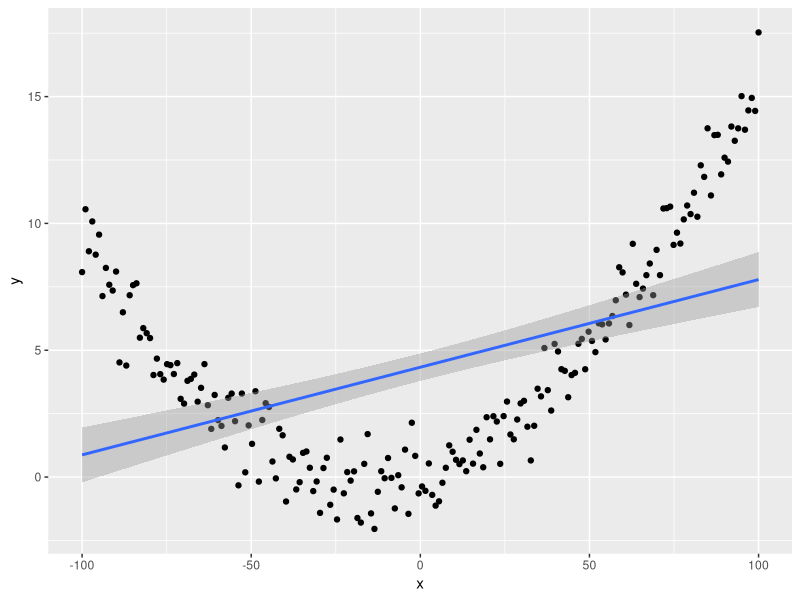
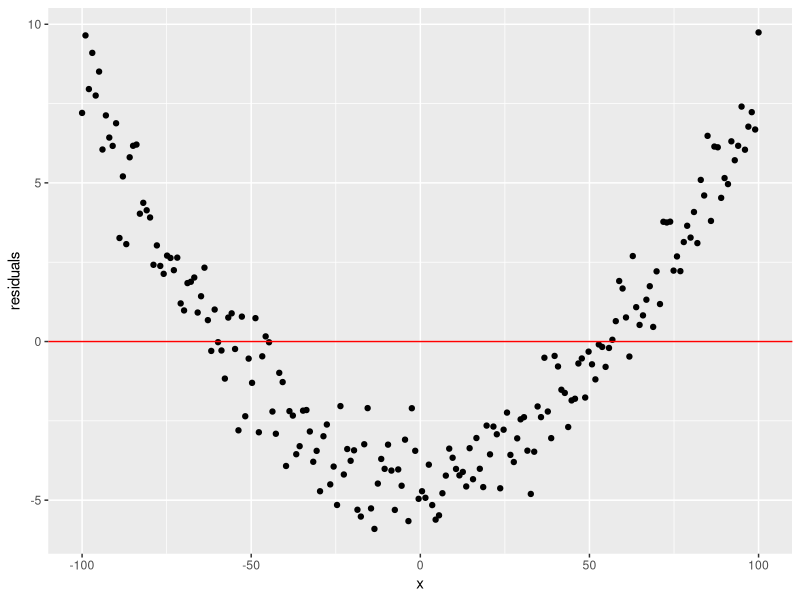
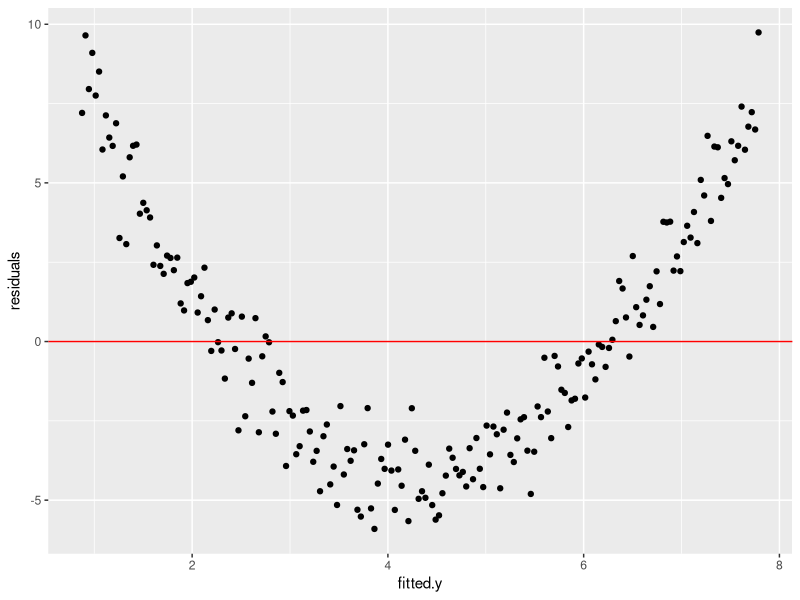
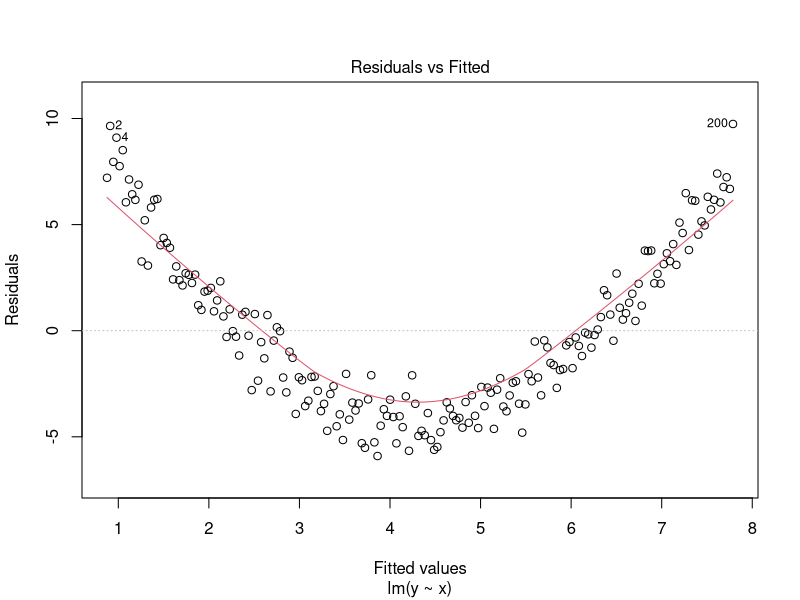
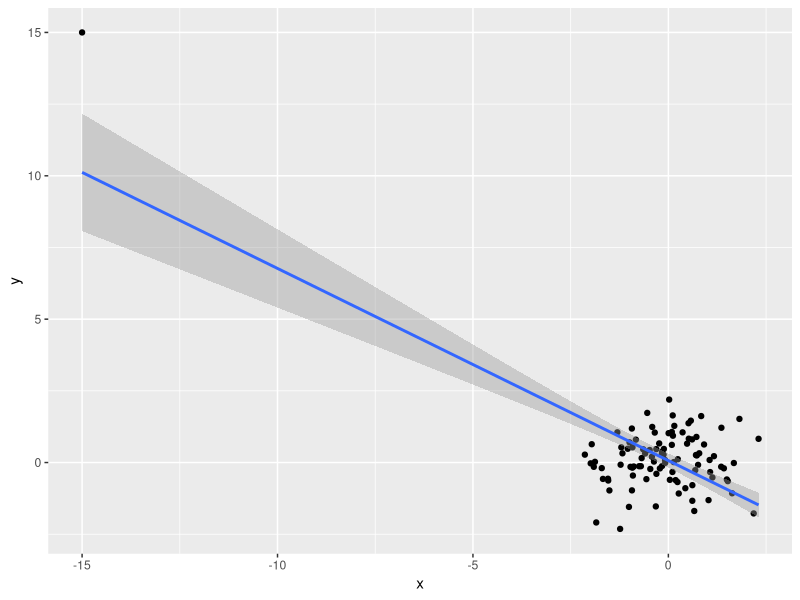
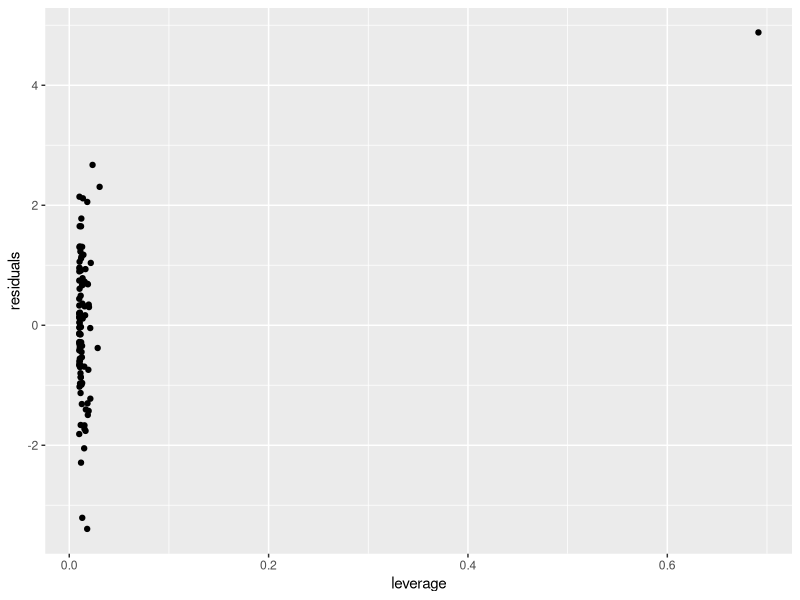
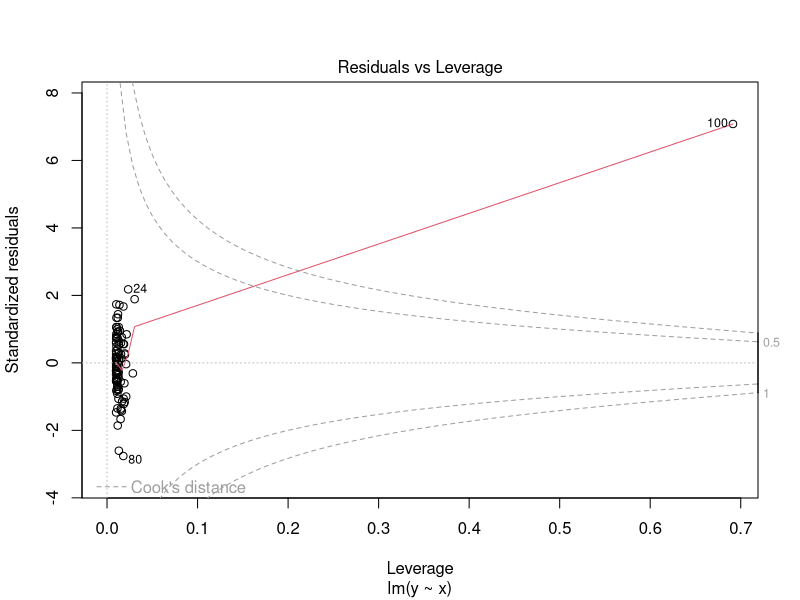
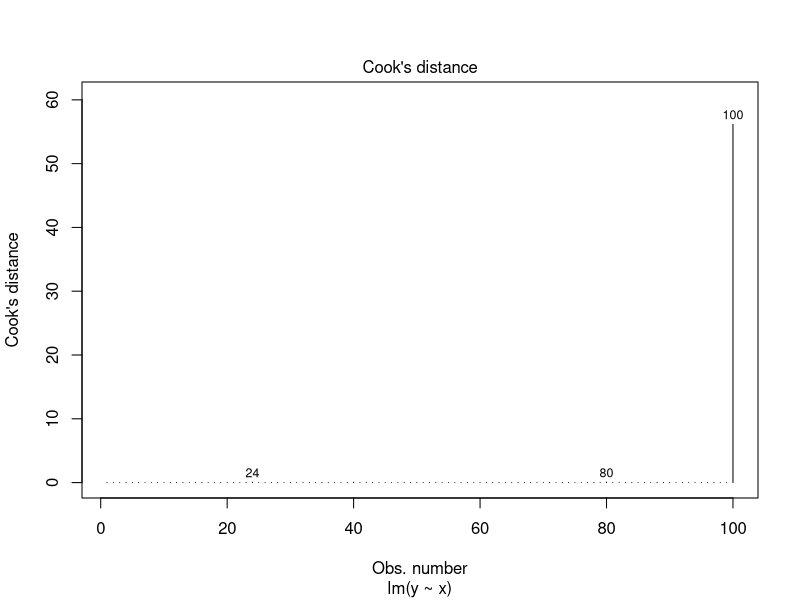

The R script that drew these images, in order:
## ---- chunk 1
suppressMessages(library(dplyr))
suppressMessages(library(ggplot2))
n = 200
quadratic.data <- data.frame(x = seq(-100, 100, length.out = n), 
           y=seq(-3, 4, length.out = n)^2+rnorm(n))
ggplot(quadratic.data, aes(x,y))+geom_point()+geom_smooth(method='lm')
## ---- chunk 2
quadratic.data$residuals = residuals(lm(data=quadratic.data, y~x))
ggplot(quadratic.data, aes(x,residuals))+geom_point()+geom_hline(yintercept = 0, color='red')
## ---- chunk 3
quadratic.data$fitted.y = fitted(lm(data=quadratic.data, y~x))
ggplot(quadratic.data, aes(fitted.y,residuals))+geom_point()+geom_hline(yintercept = 0, color='red')
## ---- chunk 4
plot(lm(data=quadratic.data, y~x), which = 1)
## ---- chunk 5
n = 99
outlier.data <- data.frame(x = c(rnorm(n),-15), y=c(rnorm(n), 15))
ggplot(outlier.data, aes(x,y))+geom_point()+geom_smooth(method='lm')
## ---- chunk 6
outlier.data$leverage = hat(outlier.data$x)
outlier.data$residuals = residuals(lm(data=outlier.data, y~x))
ggplot(outlier.data, aes(leverage, residuals))+geom_point()
## ---- chunk 7
plot(lm(data=outlier.data, y~x), which = 5)
## ---- chunk 8
plot(lm(data=outlier.data, y~x), which = 4)
## ---- chunk 9
heteroscedastic.data <- data.frame(x=seq(0,100,length.out=100),
                                  y=seq(0,100,length.out=100)*0.1+
                                    rnorm(100,0,seq(0,100,length.out=100)/10))
ggplot(heteroscedastic.data, aes(x,y))+geom_point()
## ---- chunk 10
plot(lm(data=heteroscedastic.data, y~x),3)
## ---- chunk 11
x = rnorm(100)
non.normal <- data.frame(x=x, y=x*1+rexp(100, 0.5))
ggplot(non.normal, aes(x,y))+geom_point()
plot(lm(data=non.normal, y~x),2)
## ---- chunk 12
non.normal$residuals = residuals(lm(data=non.normal, y~x))
ggplot(non.normal, aes(x=residuals))+geom_density(fill='gray')
